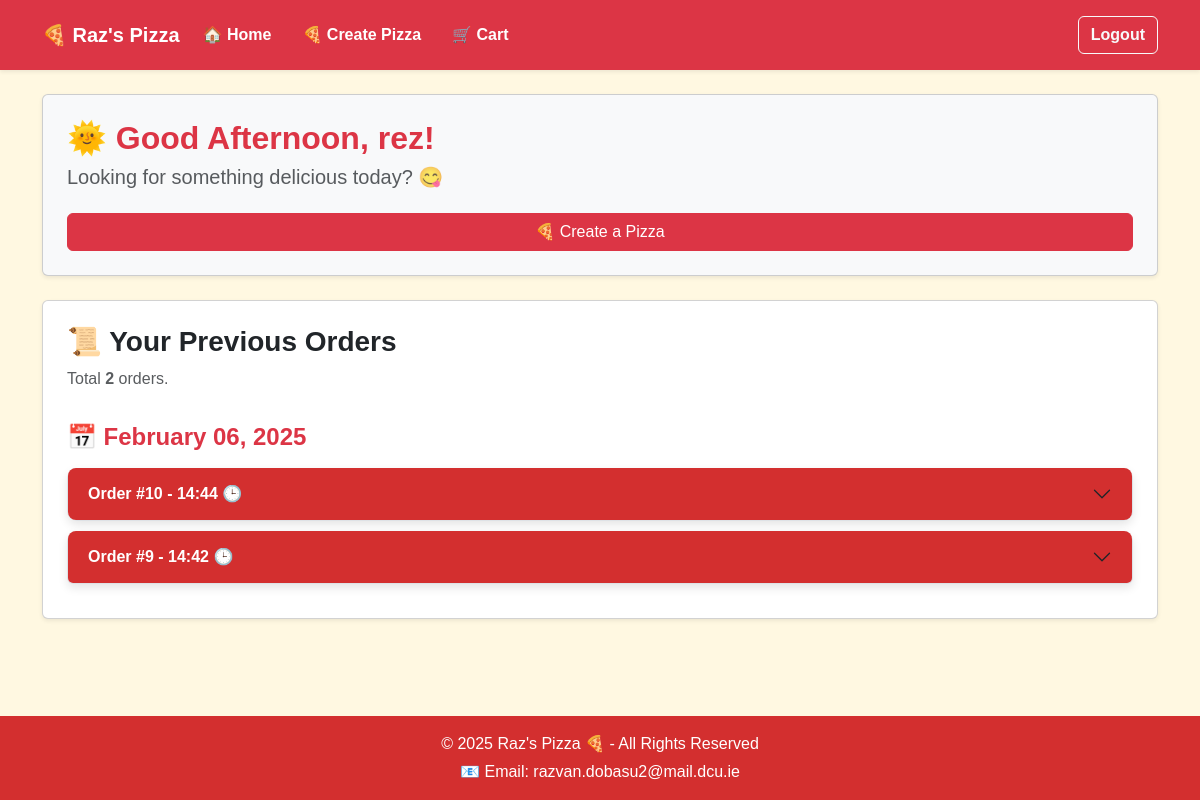
Before: / (signed in) with the older database file.
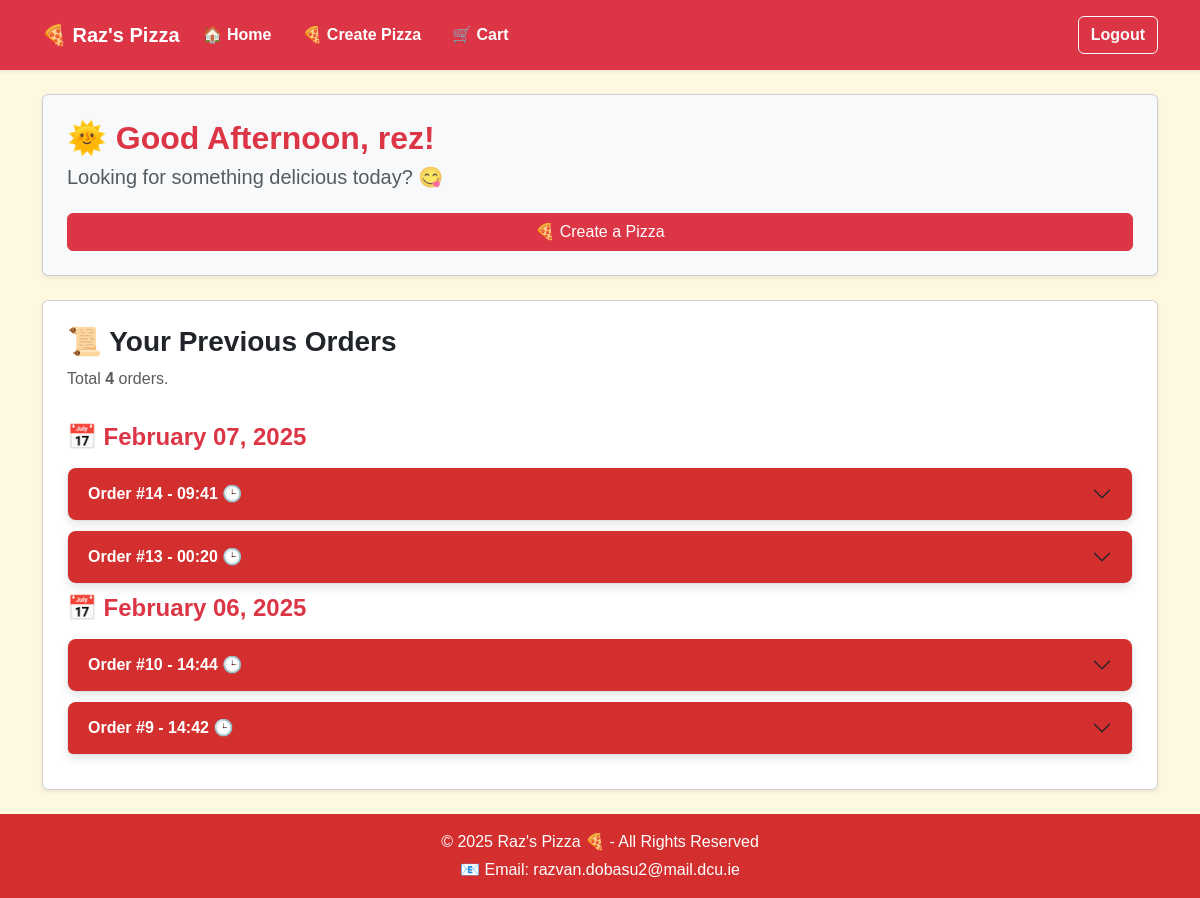
After: the same page with the newer database file.
### mainapp/models.py (models this page shows, shortened)
class Order(models.Model):
    user = models.ForeignKey(User, on_delete=models.CASCADE, related_name="orders", help_text="The user who placed the order")
    customer_name = models.CharField(max_length=100, help_text="The customer's name")
    address = models.CharField(max_length=200, help_text="The delivery address")
    card_number = models.CharField(max_length=16, help_text="Credit card number")
    card_expiry_month = models.CharField(max_length=2, help_text="Card expiry month")
    card_expiry_year = models.CharField(max_length=4, help_text="Card expiry year")
    card_cvv = models.CharField(max_length=3, help_text="Card CVV code")
    order_date = models.DateTimeField(auto_now_add=True, help_text="Date and time when the order was placed")

### mainapp/views.py (the view)
# urls.py: path("", views.index, name="index"),
def index(request):
    if request.user.is_authenticated:
        user = request.user
        orders = Order.objects.filter(user=request.user).order_by('-order_date')
        grouped_orders = defaultdict(list)
        for order in orders:
            order_date = order.order_date.date() # date without time
            grouped_orders[order_date].append(order)
        grouped_orders = sorted(grouped_orders.items(), key=lambda x: x[0], reverse=True)
        return render(request, "index.html", {"user": user, "grouped_orders": grouped_orders, "total_orders": len(orders)})
    return render(request, "index.html")

### mainapp/models.py (called while the page is built)
    def __str__(self):
        return self.name

    def __str__(self):
        return self.name

    def __str__(self):
        return self.name

    def __str__(self):
        return self.name

    def __str__(self):
        return self.name

    def __str__(self):
        return f"{self.size} pizza with {self.crust} crust"

### mainapp/templates/index.html (shortened to what this page needs)
{% extends "base.html" %}
{% block content %}
<div class="container mt-4">
    {% if user.is_authenticated %}
    <div class="card bg-light shadow-sm p-4 mb-4">
        {% now "H" as current_hour %}
        {% if current_hour|add:0 < 12 %}
            <h2 class="text-danger fw-bold">🌅 Good Morning, {{ user.username }}!</h2>
        {% elif current_hour|add:0 < 18 %}
            <h2 class="text-danger fw-bold">🌞 Good Afternoon, {{ user.username }}!</h2>
        {% else %}
            <h2 class="text-danger fw-bold">🌙 Good Evening, {{ user.username }}!</h2>
        {% endif %}
        <h5 class="text-muted">Looking for something delicious today? 😋</h5>
        <a href="{% url 'create_pizza' %}" class="btn btn-danger mt-3">🍕 Create a Pizza</a>
    </div>
    <div class="card p-4 shadow-sm">
        <h3 class="text-dark fw-bold">📜 Your Previous Orders</h3>
        {% if total_orders %}
            <p class="text-muted">Total <strong>{{ total_orders }}</strong> orders.</p>
        {% else %}
            <p class="text-muted">No orders found.</p>
        {% endif %}
        <div class="accordion mt-3" id="orderAccordion">
            {% for order_date, orders in grouped_orders %}
            <div class="mb-3">
                <h4 class="fw-bold text-danger">📅 {{ order_date|date:"F d, Y" }}</h4>
            </div>
            {% for order in orders %}
            <div class="accordion-item">
                <h2 class="accordion-header" id="heading{{ order.id }}">
                    <button class="accordion-button collapsed text-dark fw-bold" type="button"
                            data-bs-toggle="collapse" data-bs-target="#collapse{{ order.id }}"
                            aria-expanded="false" aria-controls="collapse{{ order.id }}">
                        Order #{{ order.id }} - {{ order.order_date|date:"H:i" }} 🕒
                    </button>
                </h2>
            </div>
            {% endfor %}
            {% endfor %}
        </div>
    </div>
    {% endif %}
</div>
{% endblock %}

### mainapp/templates/base.html (shortened to what this page needs)
<!DOCTYPE html>
<html lang="en">
    <head>
        <link href="https://cdn.jsdelivr.net/npm/bootstrap@5.3.0/dist/css/bootstrap.min.css" rel="stylesheet">
        {% load static %}
        <link rel="stylesheet" href="{% static 'styles.css' %}">
    </head>
    <body>
        <div class="page-container">
            <nav class="navbar navbar-expand-lg bg-danger navbar-dark shadow-sm">
                <div class="container">
                    <a class="navbar-brand fw-bold text-white" href="/">🍕 Raz's Pizza</a>
                    <div class="collapse navbar-collapse" id="navbarContent">
                        <ul class="navbar-nav me-auto">
                            {% if user.is_authenticated %}
                                <li class="nav-item">
                                    <a class="nav-link text-white fw-bold" href="/">🏠 Home</a>
                                </li>
                                <li class="nav-item">
                                    <a class="nav-link text-white fw-bold" href="{% url 'create_pizza' %}">🍕 Create Pizza</a>
                                </li>
                                <li class="nav-item">
                                    <a class="nav-link text-white fw-bold" href="{% url 'view_cart' %}">🛒 Cart</a>
                                </li>
                            {% endif %}
                        </ul>
                        <ul class="navbar-nav ms-auto">
                            {% if user.is_authenticated %}
                                <li class="nav-item">
                                    <form id="logout-form" action="{% url 'logout' %}" method="post">
                                        <button type="submit" class="btn btn-outline-light fw-bold">Logout</button>
                                    </form>
                                </li>
                            {% endif %}
                        </ul>
                    </div>
                </div>
            </nav>
            {% block content %}{% endblock %}
            <br/>
            <footer class="text-white py-3">
                <div class="container text-center">
                    <p class="mb-1">&copy; 2025 Raz's Pizza 🍕 - All Rights Reserved</p>
                    <div>
                        📧 Email: razvan.dobasu2@mail.dcu.ie
                    </div>
                </div>
            </footer>
        </div>
    </body>
</html>

### static/styles.css (style rules this page uses)
body { background-color: #FFF8E1; font-family: 'Poppins', sans-serif; color: #333; opacity: 1; }
.page-container { display: flex; flex-direction: column; min-height: 100vh; }
.navbar { background-color: #D32F2F; padding: 15px; }
.navbar a { font-weight: bold; text-decoration: none; margin-right: 15px; }
footer { background-color: #D32F2F; margin-top: auto; }
.accordion-item { border-radius: 10px; box-shadow: 0 4px 10px rgba(0, 0, 0, 0.1); background: white; margin-bottom: 10px; }
.accordion-button { background-color: #D32F2F !important; color: white !important; font-weight: 600; border-radius: 8px; transition: background-color 0.2s ease-out, transform 0.2s ease-out; }
.btn { transition: transform 0.15s ease-out, box-shadow 0.15s ease-out; }

Changed rows visible on the page:
added Order: order_date "February 07, 2025", id "14", order_date "09:41"
added Order: id "13", order_date "00:20", shown under "February 07, 2025"
Other visible differences:
{{ total_orders }}: "2" → "4"
